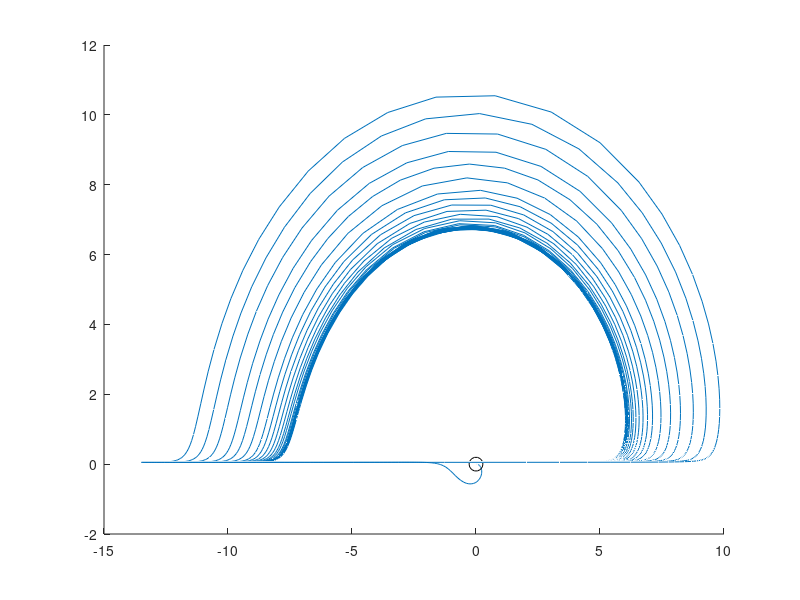

Reproduce this figure in MATLAB.
% 
% a = 1;
% b = 1;
% G0 = 3;

a = 0.5;
b = 0.1;
G0 = 6;
f_true = @(t,x) [a*x(1) + b*x(2) + x(3) - 2*x(2)^2;
    a*x(2) - b*x(1) + 2*x(1)*x(2);
    -G0*x(3) - 2*x(1)*x(3)];

% [tt, xx] 
C0 = [0; 0; 0.3];
Tmax = 100;
[tt, xt] = ode45(f_true, [0, Tmax], C0);
figure(1)
clf
hold on
plot3(xt(:, 1), xt(:, 2), xt(:, 3))
scatter3(xt(1, 1), xt(1, 2), xt(1, 3), 100, 'k')